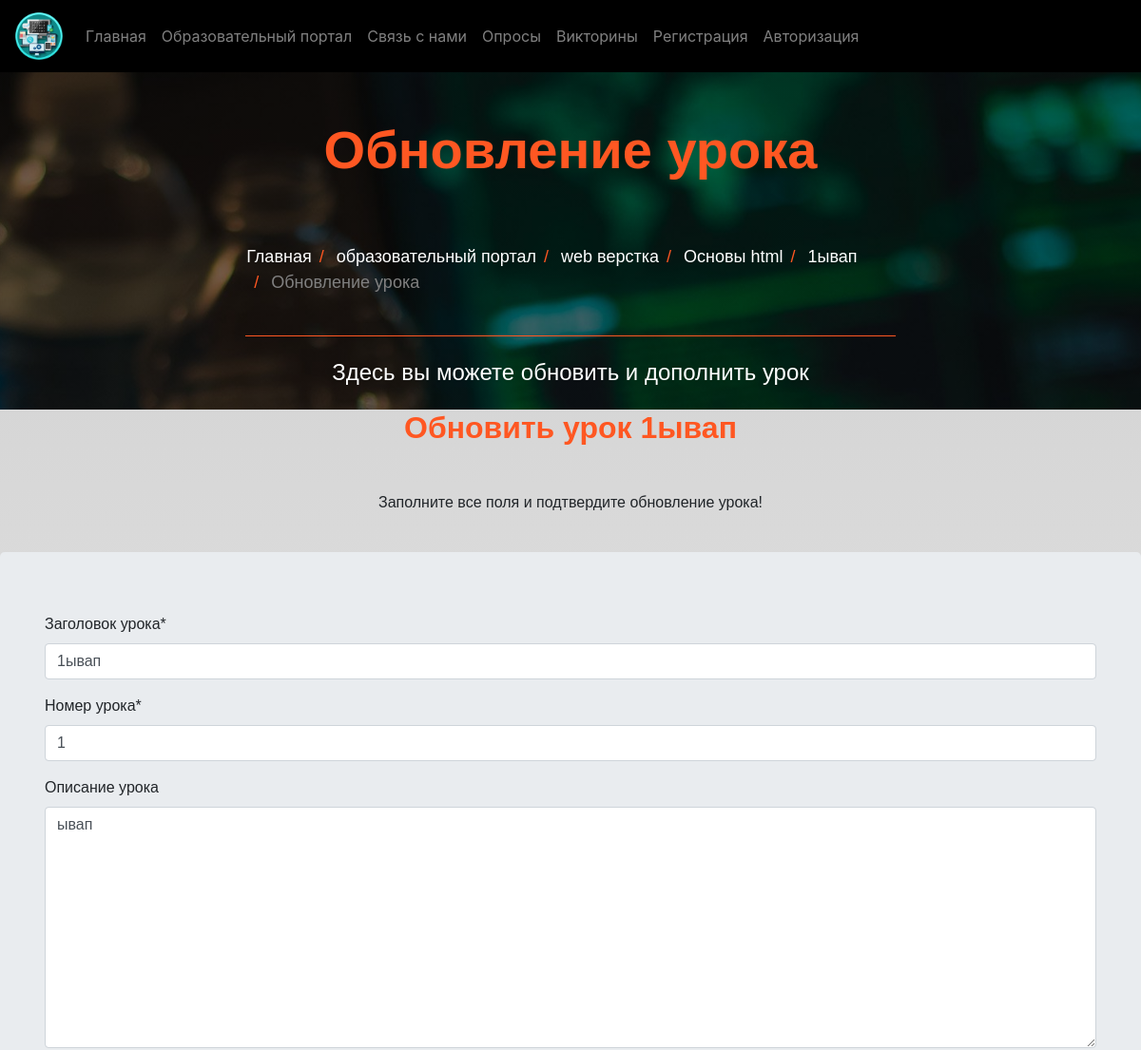
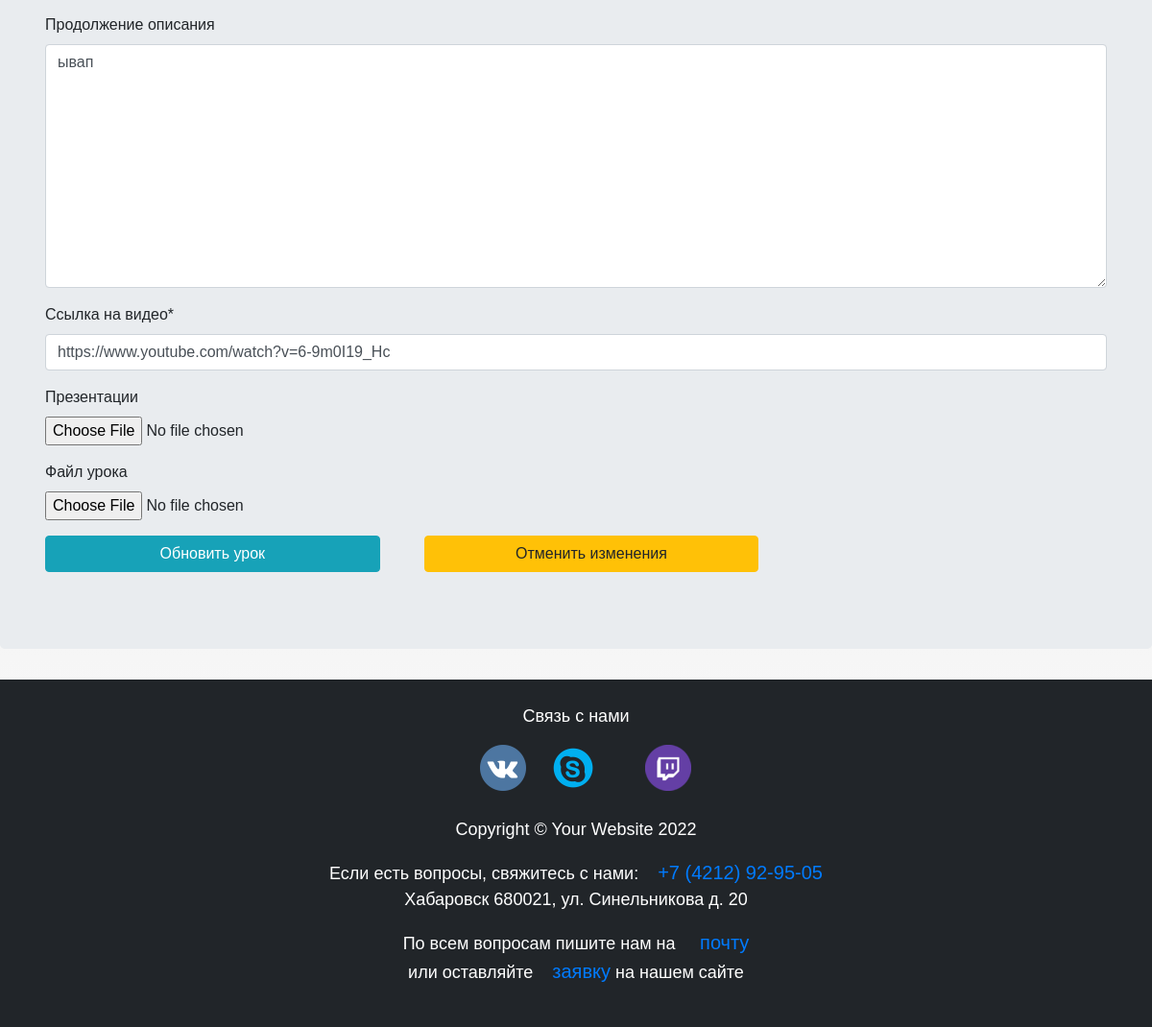
/educate_portal/web/1-html/sdfgsdfg/update/, run on the app's committed database (2 pictures, top to bottom).
### educate_portal/models.py (models this page shows, shortened)
class Lesson(models.Model):
    Standard = models.ForeignKey(Standard, on_delete=models.CASCADE)
    created_by = models.ForeignKey(User, on_delete=models.CASCADE)
    created_at = models.DateTimeField(auto_now_add=True)
    subject = models.ForeignKey(
        Subject, on_delete=models.CASCADE, related_name='lessons')
    name = models.CharField(max_length=250, verbose_name="Заголовок урока")
    description = models.TextField(
        max_length=5000, blank=True, verbose_name="Описание урока")
    description2 = models.TextField(
        max_length=5000, blank=True, verbose_name="Продолжение описания")
    position = models.PositiveSmallIntegerField(verbose_name="Номер урока")
    slug = models.SlugField(
        null=True, blank=True, verbose_name='уникальное поле в адресной строке (eng раскладка)')
    video = EmbedVideoField(default='', verbose_name="ссылка на видео")
    ppt = models.FileField(upload_to=save_lesson_files,
                           verbose_name="презентации", blank=True)
    Notes = models.FileField(upload_to=save_lesson_files,
                             verbose_name="файл урока", blank=True)
    console = models.URLField(
        max_length=250, verbose_name="консоль", default='')
    class Meta:
        ordering = ['position']
    class Meta:
        verbose_name = 'Уроки'
        verbose_name_plural = 'Уроки'

class Standard(models.Model):
    name = models.CharField(max_length=100, unique=True)
    slug = models.SlugField(null=True, blank=True)
    description = models.TextField(max_length=500, blank=True)
    class Meta:
        verbose_name = 'Предмет обучения'
        verbose_name_plural = 'Предмет обучения'

class Subject(models.Model):
    subject_id = models.CharField(max_length=100, unique=True)
    name = models.CharField(max_length=100)
    slug = models.SlugField(null=True, blank=True)
    standard = models.ForeignKey(
        Standard, on_delete=models.CASCADE, related_name='subjects')
    image = models.ImageField(
        upload_to=save_subject_image, blank=True, verbose_name='Subject Image')
    description = models.TextField(max_length=500, blank=True)
    class Meta:
        verbose_name = 'Категория предмета обучения'
        verbose_name_plural = 'Категория предмета обучения'

### educate_portal/views.py (the view)
class LessonUpdateView(UpdateView):
    fields = ('name', 'position', 'description',
              'description2', 'video', 'ppt', 'Notes')
    model = Lesson
    template_name = 'educate_portal/lesson_update.html'
    context_object_name = 'lessons'

### educate_portal/templates/educate_portal/lesson_update.html (shortened to what this page needs)
{% extends 'base.html' %}
{% load static %}
{% load crispy_forms_tags %}
{% block image_block %}
<header class="info-header">
  <div id="page-intro" class="container-fluid d-flex align-items-center justify-content-center ">
    <div class="row d-flex justify-content-center text-center">
      <div class="col-md-10 text-white">
        <h2 class="display-4 font-weight-bold  p-5 " style="color:#ff5722;" > Обновление урока </h2>
        <div class="row d-flex justify-content-center text-center">
          <ul class="breadcrumb">
            <li><a href="{% url 'index' %}">Главная</a></li>
            <li><a href="{% url 'educate_portal:standard_list' %}">образовательный портал</a></li>
            <li><a href="{% url 'educate_portal:subject_list' slug=lessons.Standard.slug %}">{{lessons.Standard.name}}</a></li>
            <li><a href="{% url 'educate_portal:lesson_list' standard=lessons.Standard.slug slug=lessons.subject.slug %}">{{lessons.subject.name}}</a></li>
            <li><a href="{% url 'educate_portal:lesson_detail' standard=lessons.Standard.slug subject=lessons.subject.slug slug=lessons.slug %}">{{lessons.name}}</a></li>
            <li class="disabled-text" >Обновление урока</li>
          </ul>
        </div>
        <hr style="color:#ff5722;">
        <h4 class="white-text my-4">Здесь вы можете обновить и дополнить урок</h4>
  </div>
</header>
{% endblock %}
{% block content %}
<section id="best-features" class="text-center">
              <h2 class="mb-5 font-weight-bold" style="color:#ff5722;">Обновить урок {{lessons.name}}</h2>
              <div class="row d-flex justify-content-center mb-4">
                <div class="col-md-8">
                  <p class="grey-text">Заполните все поля и подтвердите обновление урока!</p>
                </div>
              </div>
</section>
<section class="jumbotron ">
  <div class="container">
<form method="post" enctype="multipart/form-data" class='text-start'>
  {{form|crispy}}
  <div class="row">
        <div class="col-md-4 mb-3 mr-3">
                <input type="submit" value="Обновить урок" class="btn btn-info btn-block">
        </div>
        <div class="col-md-4 mb-3 mr-3">
                <a href="{% url 'educate_portal:lesson_detail' standard=lessons.Standard.slug subject=lessons.subject.slug slug=lessons.slug %}" class="btn btn-warning btn-block">Отменить изменения</a>
        </div>
</div>
</form>
</div>
</section>
{% endblock %}

### static/css/master_css.css (style rules this page uses)
.text-white { color: white; }
hr { border-color: inherit; }
.info-header { height: 60%; }
#page-intro { height: 100%; }
#page-intro { background: linear-gradient(rgba(0, 0, 0, 0.5), rgba(0, 0, 0, 0.5)), url("../Images/222.jpg")no-repeat center center fixed; -webkit-background-size: cover; -moz-background-size: cover; -o-background-size: cover; background-size: cover; }
ul.breadcrumb { padding: 10px 16px; list-style: none; background-color: transparent; }
ul.breadcrumb li { display: inline; font-size: 18px; }
ul.breadcrumb li+li:before { padding: 8px; color: #ff5722; content: "/\00a0"; }
ul.breadcrumb li a { color: white; text-decoration: none; }
.disabled-text { color: gray; }
html { scroll-behavior: smooth; height: 100%; width: 100%; }
a { text-decoration: none !important; color: black; }
html, body { max-width: 100%; overflow-x: hidden; height: 100%; width: 100%; }
body { background: linear-gradient(rgba(0, 0, 0, 0.2), rgba(255, 255, 255, 0.5)); overflow-x: hidden; background-repeat: no-repeat; }

### data on the page
Lesson: Standard.name "web верстка", subject.name "Основы html", name "1ывап", position "1", description "ывап", description2 "ывап", video "https://www.youtube.com/watch?v=6-9m0I19_Hc"
